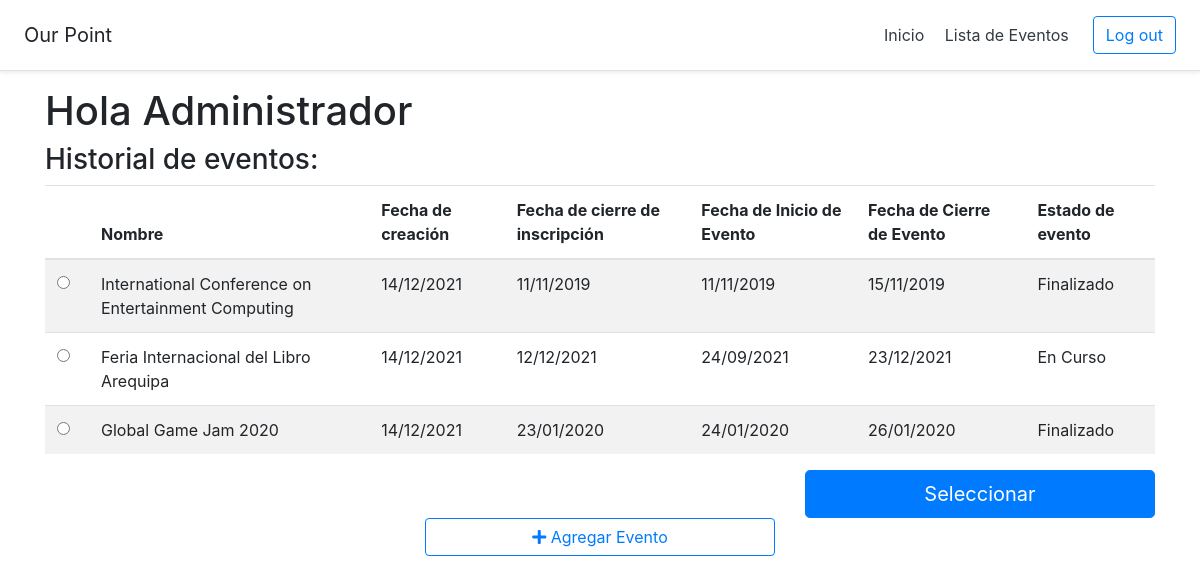
The page /listaEventos (signed in) on the database as committed earlier.
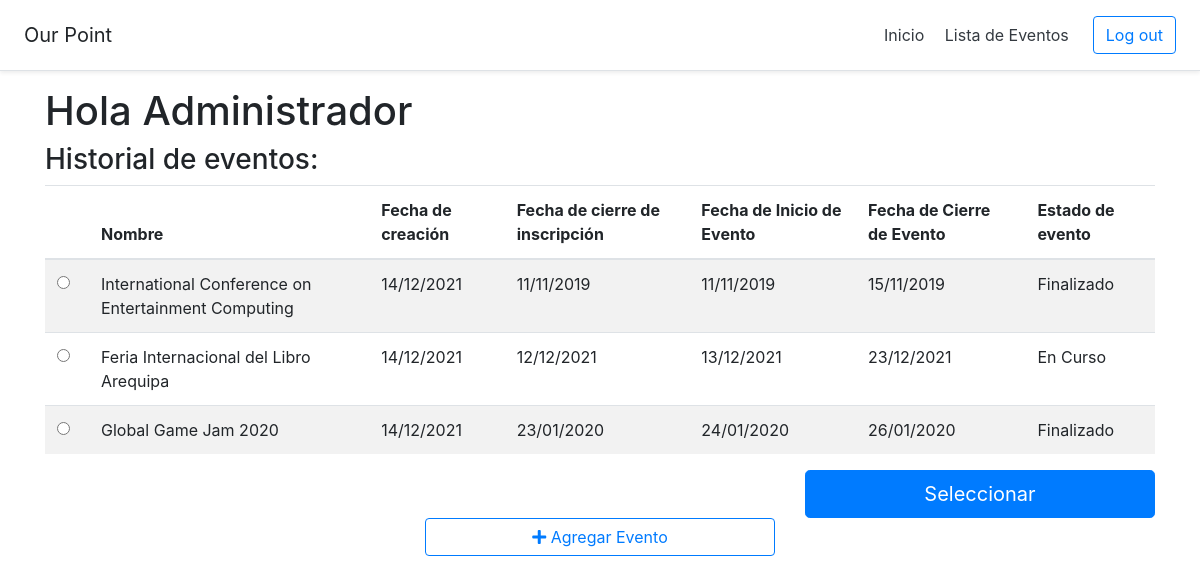
The same page on the database as committed later.
### models.py (models this page shows)
class Usuario(db.Model):
    id = db.Column(db.Integer, primary_key=True)
    tipoUsuario = db.Column(db.String(10), nullable=False)
    tipodoc = db.Column(db.String(10), nullable=True)
    doc = db.Column(db.String(10), nullable=True)
    username = db.Column(db.String(30), unique=True, nullable=False)
    password = db.Column(db.String(30), nullable=False)
    nombre = db.Column(db.String(30), nullable=False)
    email = db.Column(db.String(100), unique=True, nullable=False)
    profesion = db.Column(db.String(30), nullable=True)
    usuarios_eventos = db.relationship('Usuario_Evento', backref='usuario', lazy=True)
    asistencias = db.relationship('Asistencia', backref='usuario', lazy=True)

class Evento(db.Model):
    id = db.Column(db.Integer, primary_key=True)
    nombre = db.Column(db.String(100), nullable=False)
    tipo = db.Column(db.String(100), nullable=False)
    descripcion = db.Column(db.String(130), nullable=False)
    lugar = db.Column(db.String(100), nullable=False)
    estado = db.Column(db.String(20), default="Borrador")
    fechaCreacion = db.Column(db.Date, default=datetime.utcnow)
    fechaPreInscripcion = db.Column(db.Date)
    fechaAprtrInscripcion = db.Column(db.Date)
    fechaLmtDscnto = db.Column(db.Date)
    fechaCierreInscripcion = db.Column(db.Date)
    fechaInicio = db.Column(db.Date)
    fechaFin = db.Column(db.Date)
    cntInscritos = db.Column(db.Integer, default=0)
    cntPreInscritos = db.Column(db.Integer, default=0)
    prcntjDscnto = db.Column(db.Float, default=0)
    plantilla = db.Column(db.Boolean, default=False)
    actividades = db.relationship('Actividad', backref='evento', lazy=True)
    usuarios_eventos = db.relationship('Usuario_Evento', backref='evento', lazy=True)
    movimientos = db.relationship('Movimiento', backref='evento', lazy=True)
    categorias = db.relationship('Categoria', backref='evento', lazy=True)
    paquetes = db.relationship('Paquete', backref='evento', lazy=True)

### app.py (the view)
@app.route('/listaEventos', methods=['POST','GET'])
def listaEventos():
    usuario_evento = Usuario_Evento.query.filter_by(idUsuario = session['idUsuario'])
    usuario = Usuario.query.get_or_404(session['idUsuario'])
    listaIdEventos = []
    for usr_evt in usuario_evento:
        listaIdEventos.append(usr_evt.idEvento)
    datos = []
    plantilla = []
    for idEvt in listaIdEventos:
        evento = Evento.query.get_or_404(idEvt)
        datos.append({
            "id":evento.id,
            "nombre":evento.nombre,
            'fechaCreacion':crearFecha(evento.fechaCreacion,"%d/%m/%Y"),
            'fechaCierreInscripcion':crearFecha(evento.fechaCierreInscripcion,"%d/%m/%Y"),
            'fechaInicioEvento':crearFecha(evento.fechaInicio,"%d/%m/%Y"),
            'fechaCierreEvento':crearFecha(evento.fechaFin,"%d/%m/%Y"),
            'estadoEvento':evento.estado,
            'tipoEvento':evento.tipo,
        })
        if evento.plantilla == True:
            plantilla.append(datos[-1])
    session.pop('idEvento', None)
    lens = {
        "general":len(datos),
        "plantilla":len(plantilla),
    }
    return render_template('SCV-B01VisualizarListaEventosAdmin.html', nombreUsuario=usuario.nombre,general=datos,len = lens,plantilla=plantilla,tipoUsuario="Admin",nombreEvento="Our Point",notShow=True)

### app.py (called while the page is built)
@app.context_processor
def utility_processor():
    return dict()

def crearFecha(date, format):
    str = 'No definida'
    if date != None:
        str = date.strftime(format)
    return str

### templates/SCV-B01VisualizarListaEventosAdmin.html (shortened to what this page needs)
{% extends "Layout.html" %}
{% block body %}
        <h1>Hola {{ nombreUsuario }}</h1>
        <h3>Historial de eventos:</h3>
        <form action="{{url_for('seleccionarevento')}}" method="post">
            <div id="historialEventos">
                <table class="table table-striped">
                    <thead>
                        <tr>
                            <th scope="col"></th>
                            <th scope="col">Nombre</th>
                            <th scope="col">Fecha de creación </th>
                            <th scope="col">Fecha de cierre de inscripción</th>
                            <th scope="col">Fecha de Inicio de Evento</th>
                            <th scope="col">Fecha de Cierre de Evento</th>
                            <th scope="col">Estado de evento</th>
                        </tr>
                    </thead>
                    <tbody>
                        {% for i in range(len.general) %}
                        <tr>
                            <th scope="row">
                                <div class="form-check">
                                    <input class="form-check-input" type="radio" name="selection" value="{{general[i].id}}" >
                                </div>
                            </th>
                            <td >{{general[i].nombre}}</td>
                            <td >{{general[i].fechaCreacion}}</td>
                            <td>{{general[i].fechaCierreInscripcion}}</td>
                            <td>{{general[i].fechaInicioEvento}}</td>
                            <td>{{general[i].fechaCierreEvento}}</td>
                            <td>{{general[i].estadoEvento}}</td>
                        </tr>
                        {% endfor %}
                    </tbody>
                </table>
            </div>
            <div class="row">
                <div class="col-8"></div>
                <div class="col-4">
                    <button id="seleccionarEvento" class="btn btn-primary btn-lg btn-block" type="submit"> Seleccionar</button>
                </div>
            </div>
        </form>
        <div class="row">
            <div class="col-4"></div>
            <div class="col-4">
                <button id="agregarEvento" class="btn btn-outline-primary btn-block" type="button" >
                    <i class="fas fa-plus"></i> Agregar Evento
                </button>
            </div>
            <div class="col-4"></div>
        </div>
{% endblock %}

### templates/Layout.html (shortened to what this page needs)
<!doctype html>
<html lang="en">
    <head>
        <link rel="stylesheet" href="https://cdn.jsdelivr.net/npm/bootstrap@4.6.0/dist/css/bootstrap.min.css">
        <link rel="stylesheet" href="{{ url_for('static', filename='css/extra.css') }}">
        <link rel="stylesheet" href="{{ url_for('static', filename='css/fontawesome.css') }}">
        <link rel="stylesheet" href="{{ url_for('static', filename='css/solid.css') }}">
    </head>
    <div class="d-flex flex-column flex-md-row align-items-center p-3 px-md-4 mb-3 bg-white border-bottom shadow-sm">
        {% if tipoUsuario == 'Visitante'%}
        <h5 class="my-0 mr-md-auto font-weight-normal" style="cursor: pointer;" onclick="window.location='{{url_for('index')}}'">Our Point</h5>
        <nav class="my-2 my-md-0 mr-md-3">
            <a class="p-2 text-dark" href="{{url_for('nosotros')}}" disabled>Nosotros</a>
            <a class="p-2 text-dark" href="{{url_for('index')}}">Eventos</a>
        </nav>
        <a class="btn btn-outline-primary" href="{{ url_for('login') }}">Log in</a>
        <a class="btn btn-outline-primary" href="{{ url_for('register') }}">Sign Up</a>
        {% else %}
            {% if tipoUsuario == 'Participante' %}
                <h5 class="my-0 mr-md-auto font-weight-normal" style="cursor: pointer;" onclick="window.location='{{url_for('index')}}'">{{nombreEvento}}</h5>
                <nav class="my-2 my-md-0 mr-md-3">
                    <a class="p-2 text-dark" href="{{ url_for('index') }}">Inicio</a>
                    <a class="p-2 text-dark" href="{{ url_for('listaEventosParticipante') }}">Mis Eventos</a>                 </nav>
            {% else %}
                {% if notShow == True %}
                    <h5 class="my-0 mr-md-auto font-weight-normal" style="cursor: pointer;" onclick="window.location='{{url_for('listaEventos')}}'">{{nombreEvento}}</h5>
                    <nav class="my-2 my-md-0 mr-md-3">
                        <a class="p-2 text-dark" href="{{ url_for('index') }}">Inicio</a>
                        <a class="p-2 text-dark" href="{{ url_for('listaEventos') }}">Lista de Eventos</a>
                    </nav>
                {% endif %}
            {% endif %}
            <a class="btn btn-outline-primary" href="{{ url_for('logout') }}">Log out</a>
        {% endif %}
    </div>
    <body>
        <div class = "container">
            {% block body %}
            {% endblock %}
        </div>
    </body>
</html>

### static/css/solid.css (style rules this page uses)
.fa, .fas { font-family: 'Font Awesome 5 Free'; font-weight: 900; }

Rows that differ between the two databases and show on the page:
changed Evento "Feria Internacional del Libro Arequipa": fechaInicio "24/09/2021" → "13/12/2021"
